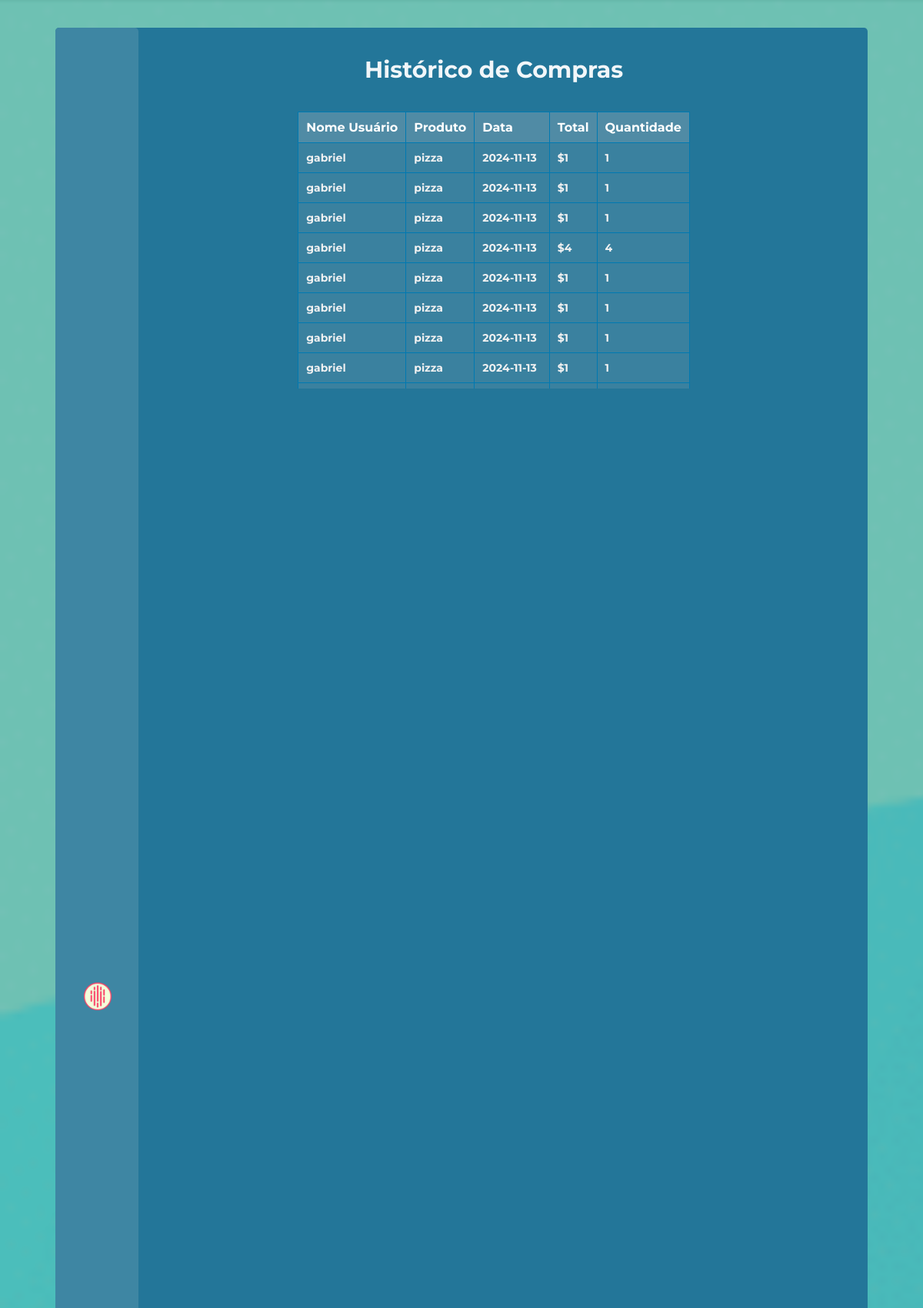
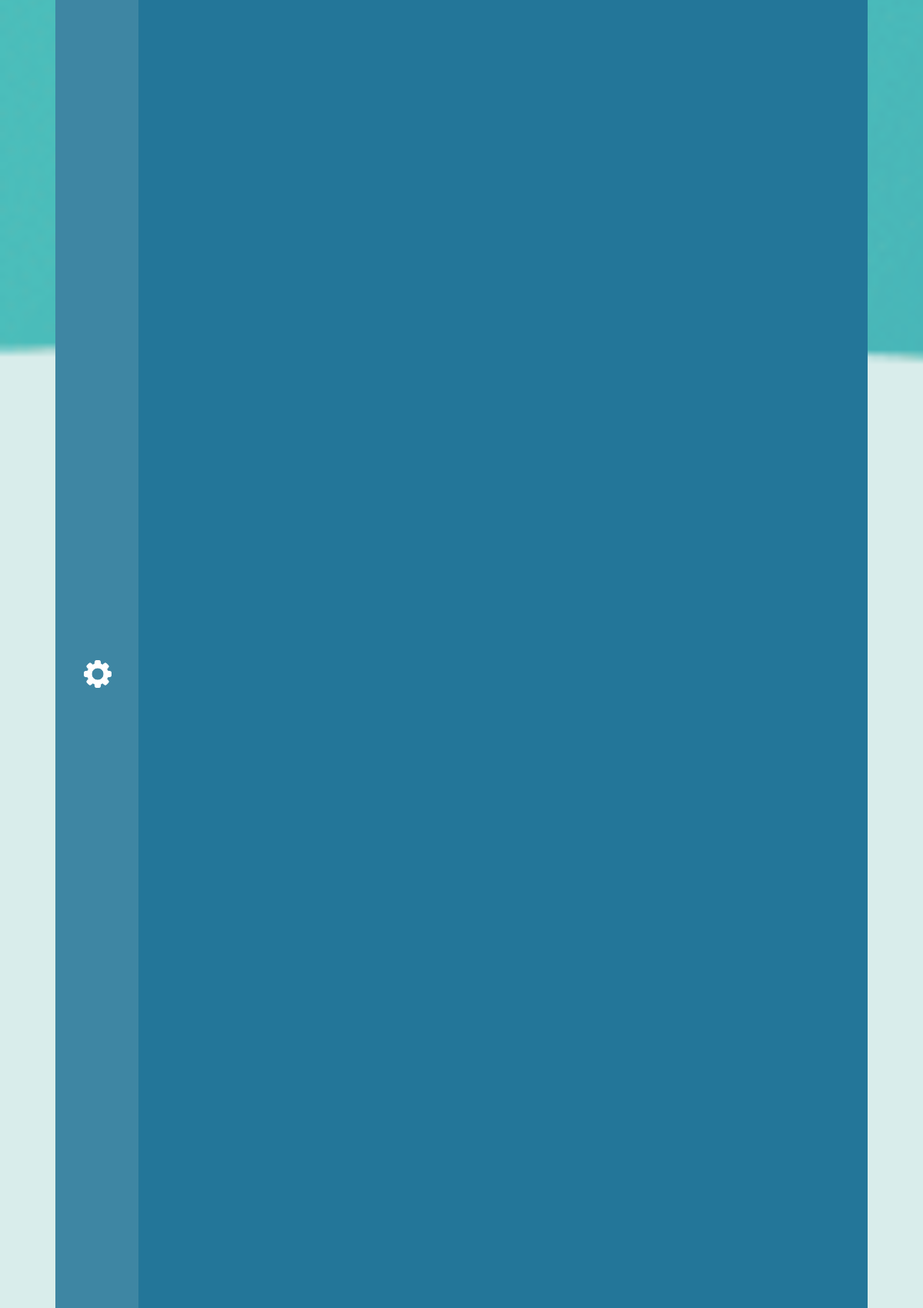
The app's page /historico (signed in, upper part) with its own data (2 pictures, top to bottom).
### projeto/models.py (models this page shows)
class Historico(db.Model):
    id = db.Column(db.Integer, primary_key = True)
    nomeProduto = db.Column(db.String, nullable=False)
    data = db.Column(db.Date, nullable=False)
    valor = db.Column(db.Integer, nullable=False)
    quantidade = db.Column(db.Integer, nullable=False)
    idDependente = db.Column(db.Integer, nullable=False)
    nomeDependente = db.Column(db.String, nullable=False)

### projeto/routes.py (the view)
@app.route("/historico")
@login_required
def historico():
    dependentes_do_responsavel = Dependente.query.filter_by(idResponsavel=current_user.id).all()
    ids_dependentes = [dependente.id for dependente in dependentes_do_responsavel]
    historicos = Historico.query.filter(Historico.idDependente.in_(ids_dependentes)).order_by(desc(Historico.id)).all()
    return render_template("historico.html", historicos=historicos)

### projeto/models.py (called while the page is built)
@login_manager.user_loader
def load_user(user_id):
    user_type = session.get('user_type')
    if user_type == 'responsavel':
        return Responsavel.query.get(int(user_id))
    elif user_type == 'dependente':
        return Dependente.query.get(int(user_id))
    elif user_type == 'funcionario':
        return Funcionario.query.get(int(user_id))
    return None

### projeto/templates/historico.html (shortened to what this page needs)
{% extends 'baseResponsavel.html' %}
{% block conteudo %}
<section class="historicoListagem">
    <h1 class="tituloHistorico">Histórico de Compras</h1>
    <div class="tableContainer">
    <table>
        <thead>
            <tr>
                <th>Nome Usuário</th>
                <th>Produto</th>
                <th>Data</th>
                <th>Total</th>
                <th>Quantidade</th>
            </tr>
        </thead>
        <tbody>
            {% for historico in historicos %}
            <tr>
                <td>{{ historico.nomeDependente }}</td>
                <td>{{ historico.nomeProduto }}</td>
                <td>{{ historico.data }}</td>
                <td>${{ historico.valor }}</td>
                <td>{{ historico.quantidade }}</td>
            </tr>
            {% endfor %}
        </tbody>
    </table>
</div>
</section>
{%endblock%}

### projeto/templates/baseResponsavel.html (shortened to what this page needs)
    <!DOCTYPE html>
<html lang="en">
<head>
    <link rel="stylesheet" href="{{url_for('static', filename='style.css')}}">
    <link rel="stylesheet" src="https://cdn.jsdelivr.net/npm/bootstrap@5.3.2/dist/css/bootstrap.min.css">
</head>
<body>
    <div class="container">
        <div class="sidebarResponsavel">
            <div><a href="{{url_for('homeResponsavel')}}"><img src="{{url_for('static', filename='imagens/RealLove.png')}}"><p style="text-align:center">MySnack</a></p></div>
            <div><a href="{{url_for('adicionarDependente')}}"><img src="{{url_for('static', filename='imagens/config.png')}}"><p>CADASTRAR</a></p></div>
        </div>
        <div class="bodyBaseResponsavel">
            {%block conteudo%}
            {%endblock%}
        </div>
    </div>
</body>
</html>

### projeto/static/style.css (style rules this page uses)
* { padding: 0; margin: 0; font-family: "Montserrat"; font-weight: bold; color: #ffffffef; }
.historicoListagem { text-align: center; display: flex; flex-direction: column; align-items: center; width: 60vw; margin-left: 10.5%; }
td { padding: 10px; border: 1px solid #0079b1; text-align: left; background-color: #508ba586; color: #f1f1f1; font-size: 14px; }
thead th { background-color: #508ba5; color: white; padding: 10px; border: 1px solid #0079b1; text-align: left; font-size: 16px; }
body { background-color: rgb(112, 112, 112); height: calc(100vh - var(--margin-principal) * 2) !important; background-image: url(imagens/FotoFundo1.png); background-size: cover; height: 100vh; overflow-y: hidden; }
:root { --margin-principal: 3vw; --margin-principal-inline: 4vw; }
a { text-decoration: none; }
.container { display: flex; flex-direction: row; height: calc(100vh - var(--margin-principal) * 2); margin-top: var(--margin-principal); margin-inline: var(--margin-principal-inline); margin-bottom: var(--margin-principal); background-color: #237699; overflow: auto; border-radius: 0.4vw; }
.container { width: 88%; margin-inline: auto; }
.sidebarResponsavel { display: flex; flex-direction: column; width: 9%; background-color: hsl(197, 45%, 44%); position: absolute; border-radius: 0.4vw; height: calc(100vh - var(--margin-principal) * 2); justify-content: space-evenly; align-items: center; }
.tableContainer { overflow: hidden; max-height: 30vw; overflow-y: auto; }
.bodyBaseResponsavel { margin-left: 10.5%; width: 90%; }
.sidebarResponsavel { transition: 0.7s; align-items: center; align-items: flex-start; }
table { width: 100%; border-collapse: collapse; margin: 0 auto; }
.tituloHistorico { margin: 3vw; font-size: 2.5vw; }
.sidebarResponsavel div { margin-left: 3.1vw; gap: 1vw; }
.sidebarResponsavel div { display: flex; align-items: center; }
.sidebarResponsavel img { width: 3vw; height: 3vw; }

### records on screen
Historico: nomeDependente "gabriel", nomeProduto "pizza", data "2024-11-13", valor "1", quantidade "1"
Historico: nomeDependente "gabriel", nomeProduto "pizza", data "2024-11-13", valor "1", quantidade "1"
Historico: nomeDependente "gabriel", nomeProduto "pizza", data "2024-11-13", valor "1", quantidade "1"
Historico: nomeDependente "gabriel", nomeProduto "pizza", data "2024-11-13", valor "4", quantidade "4"
Historico: nomeDependente "gabriel", nomeProduto "pizza", data "2024-11-13", valor "1", quantidade "1"
Historico: nomeDependente "gabriel", nomeProduto "pizza", data "2024-11-13", valor "1", quantidade "1"
Historico: nomeDependente "gabriel", nomeProduto "pizza", data "2024-11-13", valor "1", quantidade "1"
Historico: nomeDependente "gabriel", nomeProduto "pizza", data "2024-11-13", valor "1", quantidade "1"
